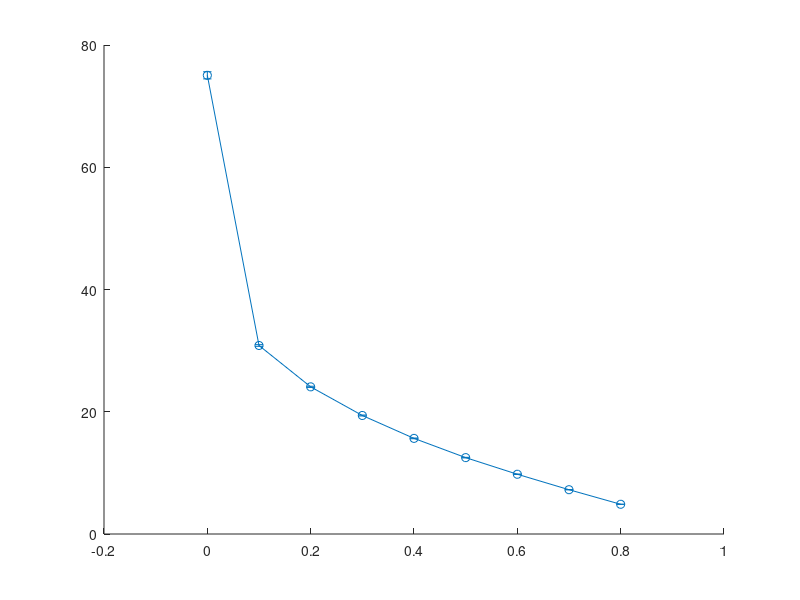

MATLAB code to generate this figure: (Note: this script raises an error after producing the figure.)
clear all;
color_matrix = colormap;
markers = {'+-','o-','*-','.-','x-','s-','d-','^-','v-','>-','<-','p-','h-'};
markersize = 6; % 3 is best for tikz
linewidth = 1.2;
close all hidden;
%% LT RX
%%dectime	rxtime	totrxpck droppck	rxpck	uselesspck PER_estimate PER	K_TB_SIZE N_TB_SIZE
%%dectime	rxtime	totrxpck droppck	rxpck	uselesspck PER_estimate PER	K_TB_SIZE N_TB_SIZE	faileddec
data_LT_rx=importdata('./data/data_LT_rx_loc_100ms.txt',' ');
Nmc=100; %number of Montecarlo trials for each tuple of PER-K-N
PERs=unique(data_LT_rx(:,8));
Ks=unique(data_LT_rx(:,9));
increments=unique(data_LT_rx(find(data_LT_rx(:,9)==Ks(1)),10))-Ks(1);
for i=1:length(PERs)
    for j=1:length(Ks)
        for k=1:length(increments)
			data_PER_K_N_rx=[];
			data_PER_K_N_rx=data_LT_rx(find(data_LT_rx(:,8)==PERs(i) & data_LT_rx(:,9)==Ks(j) & data_LT_rx(:,10)==(Ks(j)+increments(k))),:);
			dectime_LT(i,j,k)=mean(data_PER_K_N_rx(:,1));
			dectime_LT_std(i,j,k)=std(data_PER_K_N_rx(:,1));
			rxtime_LT(i,j,k)=mean(data_PER_K_N_rx(:,2));
			rxtime_LT_std(i,j,k)=std(data_PER_K_N_rx(:,2));
			totrxpck_LT(i,j,k)=mean(data_PER_K_N_rx(:,3));
			totrxpck_LT_std(i,j,k)=std(data_PER_K_N_rx(:,3));
			droppck_LT(i,j,k)=mean(data_PER_K_N_rx(:,4));
			droppck_std(i,j,k)=std(data_PER_K_N_rx(:,4));
			rxpck_LT(i,j,k)=mean(data_PER_K_N_rx(:,5));
			rxpck_LT_std(i,j,k)=std(data_PER_K_N_rx(:,5));
			uselesspck_LT(i,j,k)=mean(data_PER_K_N_rx(:,6));
			uselesspck_LT_std(i,j,k)=std(data_PER_K_N_rx(:,6));
			PER_estimate_LT(i,j,k)=mean(data_PER_K_N_rx(:,7));
			PER_estimate_LT_std(i,j,k)=std(data_PER_K_N_rx(:,7));
			decoding_time_LT(i,j,k) = mean(data_PER_K_N_rx(:,11));
			decoding_time_LT_std(i,j,k) = std(data_PER_K_N_rx(:,11));
			num_samples_rx(i,j,k) = length(data_PER_K_N_rx);
        end
    end
end

% for j=[1,4,6]
%     figure();
%     for k=1:length(increments)
%         plot(PERs,squeeze(droppck_LT(:,j,k)), markers{mod(k, numel(markers)) + 1}, 'Color', color_matrix(mod(k*10, size(color_matrix, 1)) + 1,:), ...
% 				'LineWidth', linewidth, 'MarkerSize', markersize)
%         title(['Number of packets dropped K= ', num2str(Ks(j))]);
%         hold all;
%     end
%     grid on;
%     xlabel('PER');
% 	ylabel('Dropped packets [packet]');
%     str=[cellstr(num2str((Ks(j)+increments), 'N=%-d'))']';
%     for i=1:length(str(:,1))
%         str_legend(i)=cellstr(strjoin(str(i,:)));
%     end
%     legend(str_legend');
% 	grid on
% 	
%     
%     figure();
%     for k=1:length(increments)
%         plot(PERs,squeeze(rxtime_LT(:,j,k)), markers{mod(k, numel(markers)) + 1}, 'Color', color_matrix(mod(k*10, size(color_matrix, 1)) + 1,:), ...
% 				'LineWidth', linewidth, 'MarkerSize', markersize)
%         title(['Time to receive the file K= ', num2str(Ks(j))]);
%         hold all;
%     end
%     grid on;
%     xlabel('PER');
% 	ylabel('T [s]')
%     str=[cellstr(num2str((Ks(j)+increments), 'N=%-d'))']';
%     for i=1:length(str(:,1))
%         str_legend(i)=cellstr(strjoin(str(i,:)));
%     end
%     legend(str_legend');
% 	grid on
% 	
%     
%     figure();
%     for k=1:length(increments)
%         plot(PERs,squeeze(dectime_LT(:,j,k)), markers{mod(k, numel(markers)) + 1}, 'Color', color_matrix(mod(k*10, size(color_matrix, 1)) + 1,:), ...
% 				'LineWidth', linewidth, 'MarkerSize', markersize)
%         title(['Time to decode the file K= ', num2str(Ks(j))]);
%         hold all;
%     end
%     grid on;
%     xlabel('PER');
% 	ylabel('T [s]');
%     str=[cellstr(num2str((Ks(j)+increments), 'N=%-d'))']';
%     for i=1:length(str(:,1))
%         str_legend(i)=cellstr(strjoin(str(i,:)));
%     end
%     legend(str_legend');
% 	grid on
% 	
%     
%     figure();
%     for k=1:length(increments)
%         plot(PERs,squeeze(uselesspck_LT(:,j,k)), markers{mod(k, numel(markers)) + 1}, 'Color', color_matrix(mod(k*10, size(color_matrix, 1)) + 1,:), ...
% 				'LineWidth', linewidth, 'MarkerSize', markersize);
%         title(['Number of packets correctly received but useless K= ', num2str(Ks(j))]);
%         hold all;
%     end
%     grid on;
%     xlabel('PER');
% 	ylabel('Useless pck [packet]')
%     str=[cellstr(num2str((Ks(j)+increments), 'N=%-d'))']';
%     for i=1:length(str(:,1))
%         str_legend(i)=cellstr(strjoin(str(i,:)));
%     end
%     legend(str_legend');
% 	grid on
% 	
% end
%% LT TX
%sent infile time goodput throughput	PER_estimate PER	K_TB_SIZE	N_TB_SIZE
data_LT_tx=importdata('./data/data_LT_tx_loc_100ms.txt',' ');
PERs=unique(data_LT_tx(:,7));
Ks=unique(data_LT_tx(:,8));
increments=unique(data_LT_tx(find(data_LT_tx(:,8)==Ks(1)),9))-Ks(1);

for i=1:length(PERs)
    for j=1:length(Ks)
        for k=1:length(increments)
            data_PER_K_N_tx=[];
            data_PER_K_N_tx=data_LT_tx(find(data_LT_tx(:,7)==PERs(i) & data_LT_tx(:,8)==Ks(j) & data_LT_tx(:,9)==(Ks(j)+increments(k))),:);
            sent_LT(i,j,k)=mean(data_PER_K_N_tx(:,1));
            sent_LT_std(i,j,k)=std(data_PER_K_N_tx(:,1));
			time_LT(i,j,k)=mean(data_PER_K_N_tx(:,3));
			time_LT_std(i,j,k)=std(data_PER_K_N_tx(:,3));
			efficiency_LT(i,j,k)=mean(data_PER_K_N_tx(:,4)./data_PER_K_N_tx(:,5));
			efficiency_LT_std(i,j,k)=std(data_PER_K_N_tx(:,4)./data_PER_K_N_tx(:,5));
			goodput_LT(i,j,k)=mean(data_PER_K_N_tx(:,4));
			goodput_LT_std(i,j,k)=std(data_PER_K_N_tx(:,4));
			throughput_LT(i,j,k)=mean(data_PER_K_N_tx(:,5));
			throughput_LT_std(i,j,k)=std(data_PER_K_N_tx(:,5));
			PER_estimate_LT(i,j,k)=mean(data_PER_K_N_tx(:,6));
			PER_estimate_LT_std(i,j,k)=std(data_PER_K_N_tx(:,6));
			num_samples_tx(i,j,k) = length(data_PER_K_N_tx);	
        end
    end
end

for j=[1,4,6]
    figure();
    for k=1:length(increments)
        errorbar(PERs, squeeze(goodput_LT(:,j,k)), 1.96*squeeze(goodput_LT_std(:,j,k))./sqrt(squeeze(num_samples_tx(:,j, k))), markers{mod(k, numel(markers)) + 1}, 'Color', color_matrix(mod(k*10, size(color_matrix, 1)) + 1,:), ...
				'LineWidth', linewidth, 'MarkerSize', markersize)
        title(['Goodput K= ', num2str(Ks(j))]);
        hold all;
    end
    grid on;
    xlabel('PER');
	ylabel('Goodput [Mbit/s]')
    str=[cellstr(num2str((Ks(j)+increments), 'N=%-d'))']';
    for i=1:length(str(:,1))
        str_legend(i)=cellstr(strjoin(str(i,:)));
    end
    legend(str_legend');
	grid on
	
%     
%     figure();
%     for k=1:length(increments)
%         errorbar(PERs,squeeze(throughput_LT(:,j,k)), 1.96*squeeze(throughput_LT_std(:,j,k))./sqrt(squeeze(num_samples_tx(:,j, k))), markers{mod(k, numel(markers)) + 1}, 'Color', color_matrix(mod(k*10, size(color_matrix, 1)) + 1,:), ...
% 				'LineWidth', linewidth, 'MarkerSize', markersize)
%         title(['Throughput K= ', num2str(Ks(j))]);
%         hold all;
%     end
%     grid on;
%     xlabel('PER');
% 	ylabel('Throughput [Mbit/s]')
%     str=[cellstr(num2str((Ks(j)+increments), 'N=%-d'))']';
%     for i=1:length(str(:,1))
%         str_legend(i)=cellstr(strjoin(str(i,:)));
%     end
%     legend(str_legend');
% 	grid on
	
    
%     figure();
%     for k=1:length(increments)
%         plot(PERs,squeeze(PER_estimate_LT(:,j,k)), markers{mod(k, numel(markers)) + 1}, 'Color', color_matrix(mod(k*10, size(color_matrix, 1)) + 1,:), ...
% 				'LineWidth', linewidth, 'MarkerSize', markersize)
%         title(['PER estimated @TX K= ', num2str(Ks(j))]);
%         hold all;
%     end
%     grid on;
%     xlabel('PER');
% 	ylabel('PER estimate');
%     str=[cellstr(num2str((Ks(j)+increments), 'N=%-d'))']';
%     for i=1:length(str(:,1))
%         str_legend(i)=cellstr(strjoin(str(i,:)));
%     end
%     legend(str_legend');
% 	grid on
	
    
    figure();
    for k=1:length(increments)
        errorbar(PERs,squeeze(efficiency_LT(:,j,k)), 1.96*squeeze(efficiency_LT_std(:,j,k))./sqrt(squeeze(num_samples_tx(:,j, k))), markers{mod(k, numel(markers)) + 1}, 'Color', color_matrix(mod(k*10, size(color_matrix, 1)) + 1,:), ...
				'LineWidth', linewidth, 'MarkerSize', markersize)
        title(['Efficiency K= ', num2str(Ks(j))]);
        hold all;
    end
    grid on;
    xlabel('PER');
    ylabel('Efficiency');
    str=[cellstr(num2str((Ks(j)+increments), 'N=%-d'))']';
    for i=1:length(str(:,1))
        str_legend(i)=cellstr(strjoin(str(i,:)));
    end
    legend(str_legend');
	grid on	
	
end


% for k = 1:length(increments)
% 	figure();
% 	hold all;
% 	for j = 1:length(Ks)
% 		errorbar(PERs, squeeze(efficiency_LT(:,j,k)), 1.96*squeeze(efficiency_LT_std(:,j,k))./sqrt(squeeze(num_samples_tx(:,j, k))), markers{mod(j, numel(markers)) + 1}, 'Color', color_matrix(mod(j*10, size(color_matrix, 1)) + 1,:), ...
% 				'LineWidth', linewidth, 'MarkerSize', markersize)
% 	end
% 	title(strcat('Efficiency for N - K = ', num2str(increments(k))));
% 	hold all;
% 	grid on;
% 	xlabel('PER');
% 	ylabel('Efficiency');
% 	str=[cellstr(num2str((Ks), 'K=%-d'))']';
% 	for i=1:length(str(:,1))
% 		str_legend(i)=cellstr(strjoin(str(i,:)));
% 	end
% 	legend(str_legend');
% 	grid on
% 	
% 	
% 	figure();
% 	hold all;
% 	for j = 1:length(Ks)
% 		errorbar(PERs, squeeze(goodput_LT(:,j,k)), 1.96*squeeze(goodput_LT_std(:,j,k))./sqrt(squeeze(num_samples_tx(:,j, k))), markers{mod(j, numel(markers)) + 1}, 'Color', color_matrix(mod(j*10, size(color_matrix, 1)) + 1,:), ...
% 				'LineWidth', linewidth, 'MarkerSize', markersize)
% 	end
% 	title(strcat('Goodput for N - K = ', num2str(increments(k))));
% 	hold all;
% 	grid on;
% 	xlabel('PER');
% 	ylabel('Goodput [Mbit/s]');
% 	str=[cellstr(num2str((Ks), 'K=%-d'))']';
% 	for i=1:length(str(:,1))
% 		str_legend(i)=cellstr(strjoin(str(i,:)));
% 	end
% 	legend(str_legend');
% 	grid on
% 	
% 	
% end

%% Plot decoding time
figure();
hold all;
for j = 1:length(Ks)
	plot(increments, log10(squeeze(decoding_time_LT(1,j,:))), markers{mod(k*j, numel(markers)) + 1}, 'Color', color_matrix(mod(k*j*10, size(color_matrix, 1)) + 1,:), ...
			'LineWidth', linewidth, 'MarkerSize', markersize)

end
grid on
xlim([990. 2010])
xlabel('N-K')
ylabel('log_10(D)')
str=[cellstr(num2str((Ks), 'K=%-d'))']';
for i=1:length(str(:,1))
	str_legend(i)=cellstr(strjoin(str(i,:)));
end
legend(str_legend');
